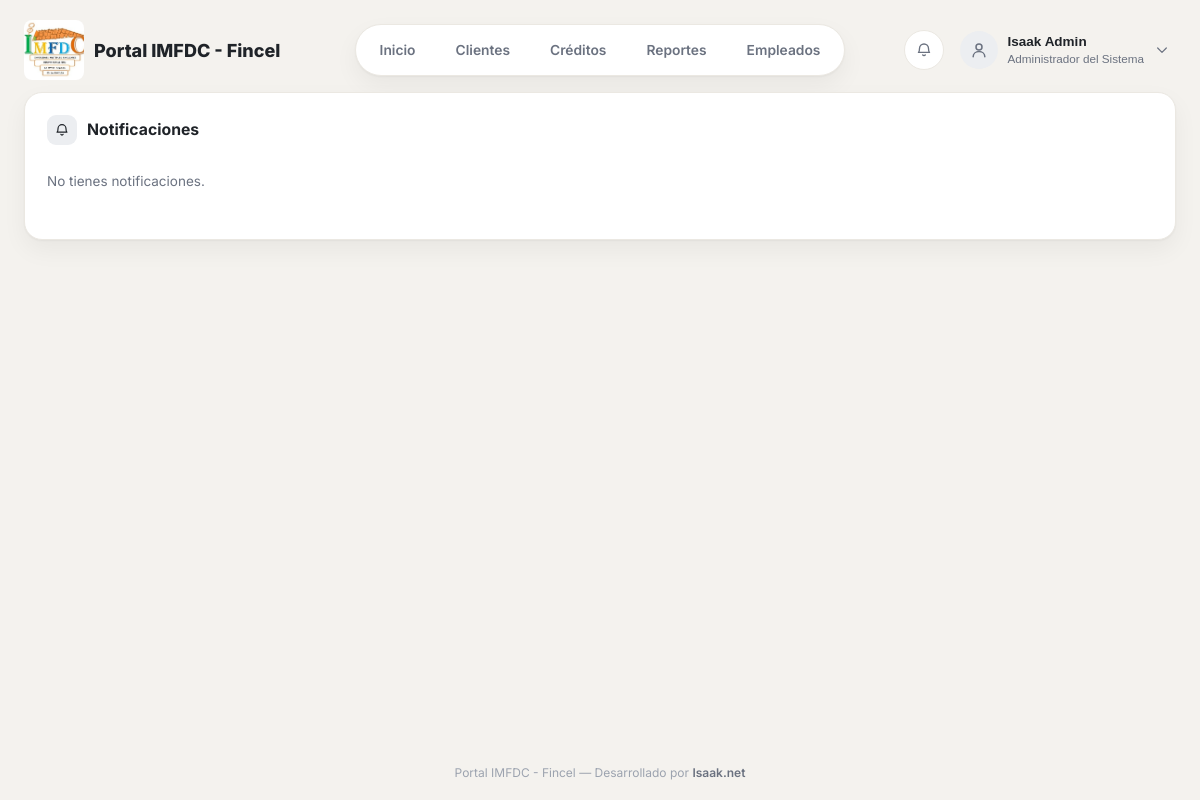
/notificaciones/ (signed in), run on an earlier commit of the app's database.
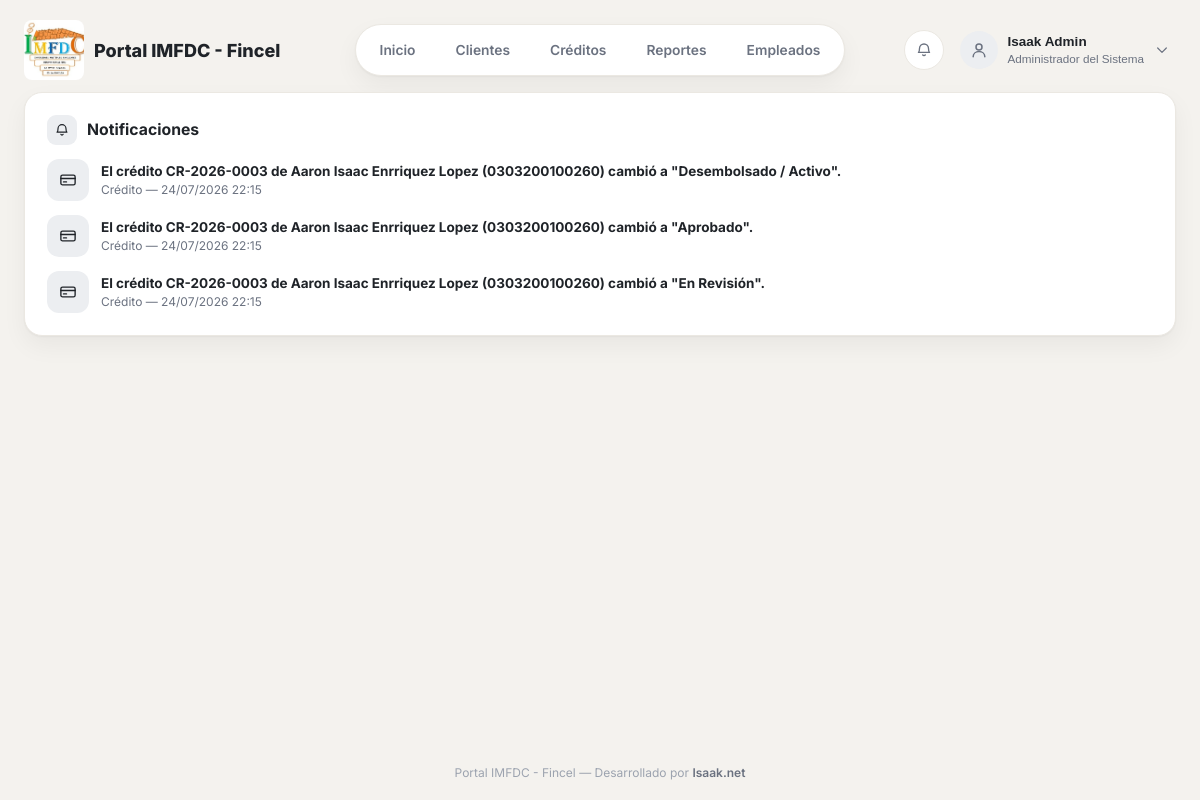
And on a later commit of the database.
### empleados/models.py (models this page shows, shortened)
class Notificacion(models.Model):
    TIPO_MORA = 'MORA'
    TIPO_CREDITO = 'CREDITO'
    TIPO_ADMIN = 'ADMIN'
    TIPO_CHOICES = [
        (TIPO_MORA, 'Mora'),
        (TIPO_CREDITO, 'Crédito'),
        (TIPO_ADMIN, 'Administración'),
    ]
    destinatario = models.ForeignKey(Empleado, on_delete=models.CASCADE, related_name='notificaciones')
    tipo = models.CharField(max_length=10, choices=TIPO_CHOICES)
    mensaje = models.CharField(max_length=255)
    url = models.CharField(max_length=255, blank=True)
    leida = models.BooleanField(default=False)
    creada_en = models.DateTimeField(auto_now_add=True)
    class Meta:
        verbose_name = 'Notificación'
        verbose_name_plural = 'Notificaciones'
        ordering = ['-creada_en']

### empleados/views.py (the view)
# urls.py: path('notificaciones/', empleados_views.notificaciones_lista, name='notificaciones_lista'),
@login_required
def notificaciones_lista(request):
    empleado = getattr(request.user, 'empleado', None)
    notificaciones = empleado.notificaciones.all() if empleado else Notificacion.objects.none()
    return render(request, 'empleados/notificaciones_lista.html', {'notificaciones': notificaciones})

### empleados/context_processors.py (called while the page is built)
def notificaciones(request):
    if not request.user.is_authenticated:
        return {}
    empleado = getattr(request.user, 'empleado', None)
    if empleado is None:
        return {}
    return {
        'notificaciones_recientes': empleado.notificaciones.all()[:8],
        'notificaciones_no_leidas': empleado.notificaciones.filter(leida=False).count(),
    }

### empleados/templates/empleados/notificaciones_lista.html (shortened to what this page needs)
{% extends 'base.html' %}
{% block content %}
<div class="card">
    <div class="card-actions-row">
        <div class="card-title" style="margin-bottom: 0;">
            <span class="icon-badge-sm">{% include 'partials/_icon.html' with name='bell' size=16 %}</span>
            Notificaciones
        </div>
    </div>
    {% if notificaciones %}
    <div class="list-rows">
        {% for notif in notificaciones %}
        <a href="{% url 'notificacion_marcar_leida' notif.pk %}" class="list-row" style="{% if not notif.leida %}background: var(--neutral-bg); border-radius: var(--radius-md); padding: 8px;{% endif %}">
            <span class="list-row-icon">
            </span>
            <div>
                <div class="list-row-title">{{ notif.mensaje }}</div>
                <div class="list-row-sub">{{ notif.get_tipo_display }} — {{ notif.creada_en|date:'d/m/Y H:i' }}</div>
            </div>
        </a>
        {% endfor %}
    </div>
    {% else %}
        <p class="empty-state">No tienes notificaciones.</p>
    {% endif %}
</div>
{% endblock %}

What changed in the data, as far as the page shows it:
added Notificacion: {{ size }} 18 (drawn), mensaje "El crédito CR-2026-0003 de Aaron Isaac Enrriquez Lopez (0303200100260) cambió a \"Desembolsado / Activo\".", tipo "Crédito", creada_en "24/07/2026 22:15"
added Notificacion: {{ size }} 18 (drawn), mensaje "El crédito CR-2026-0003 de Aaron Isaac Enrriquez Lopez (0303200100260) cambió a \"Aprobado\".", tipo "Crédito", creada_en "24/07/2026 22:15"
added Notificacion: {{ size }} 18 (drawn), mensaje "El crédito CR-2026-0003 de Aaron Isaac Enrriquez Lopez (0303200100260) cambió a \"En Revisión\".", tipo "Crédito", creada_en "24/07/2026 22:15"
Also different on the page:
text no longer shown: "No tienes notificaciones."
